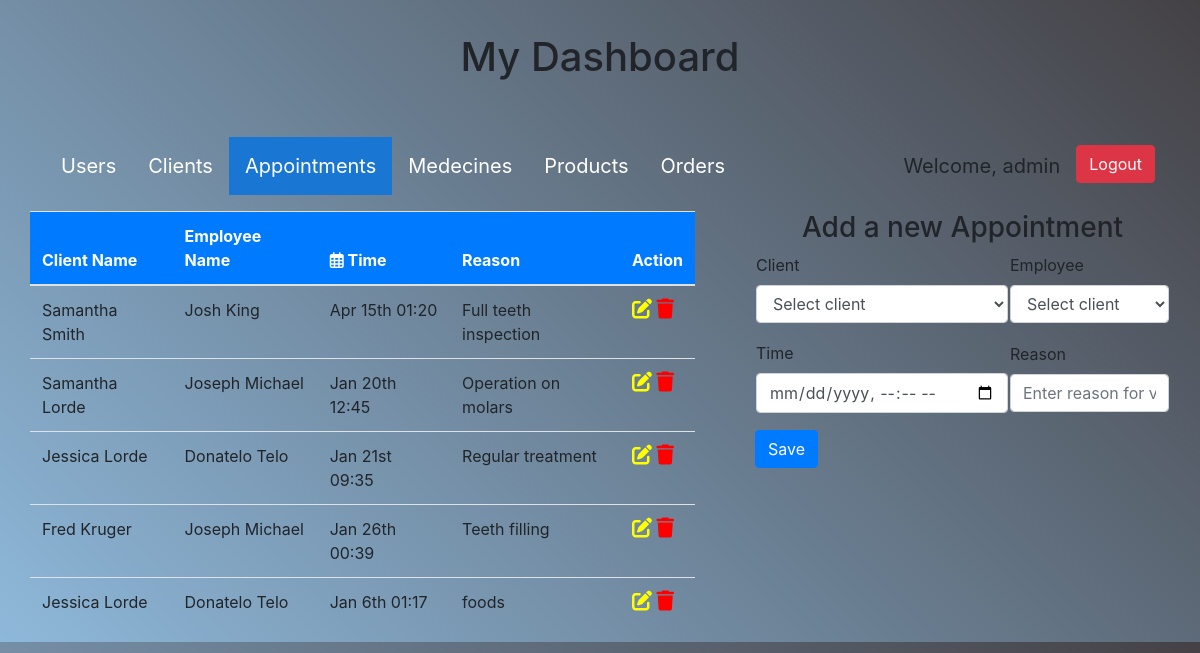
Screenshot of /clinic_php/appointments.php (signed in) with the database file from the repository.
### tables this page shows
CREATE TABLE `appointments` (
  `appointment_id` int(11) NOT NULL,
  `client_id` int(11) NOT NULL,
  `time` datetime NOT NULL,
  `user_id` int(11) NOT NULL,
  `action` varchar(100) NOT NULL
);

### clinic_php/appointments.php (the view, shortened to what this page needs)
<?php
include "config.php";
$client_id = 0;
$user_id = 0;
$action = "";
$edit = false;
$result = $con->query("SELECT appointment_id, CONCAT(c.first_name, ' ', c.last_name) as 'client_name',
CONCAT(e.first_name, ' ', e.last_name) as 'employee_name', DATE_FORMAT(a.time, '%b %D %H:%i') as time, a.action
FROM `appointments` a
JOIN employees e ON e.user_id = a.user_id
JOIN clients c ON c.client_id = a.client_id
ORDER BY time;") or die($con->error);
?>
<!doctype html>
<html>
   <head>
      <link rel="stylesheet" href="styles.css?v=<?php echo time(); ?>">
      <link href="https://maxcdn.bootstrapcdn.com/bootstrap/4.0.0-beta/css/bootstrap.min.css" rel="stylesheet"/>
   </head>
   <body>
      <div class="container">
         <center>
            <h1 style="margin-top: 3%;">My Dashboard</h1>
         </center>
         <ul style="margin-top:5%;">
            <li <?php if ($_SESSION['role'] == 'dentist' || $_SESSION['role'] == 'nurse' ):?> hidden<?php endif ?>><a href="admin.php">Users</a></li>
            <li <?php if ($_SESSION['role'] == 'dentist' || $_SESSION['role'] == 'nurse' ):?> hidden<?php endif ?>><a href="clients.php">Clients</a></li>
            <li><a href="appointments.php" class="active">Appointments</a></li>
            <li><a href="medecines.php">Medecines</a></li>
            <li <?php if ($_SESSION['role'] == 'dentist' || $_SESSION['role'] == 'nurse' ):?> hidden<?php endif ?>><a href="products.php">Products</a></li>
            <li <?php if ($_SESSION['role'] == 'dentist' || $_SESSION['role'] == 'nurse' ):?> hidden<?php endif ?>><a href="orders.php">Orders</a></li>
            <li style="float:right">
               <form method='post' action=""><input style="margin-top:10%;" type="submit" value="Logout" name="logout" class="btn btn-danger"></form>
            </li>
            <li style="float:right"><a style="pointer-events: none;">Welcome, <?php print ($_SESSION['username'])?></a></li>
         </ul>
         <div class="row">
            <div class="col-sm-7">
               <div class="row" justify-content-center>
                  <table class="table">
                     <thead>
                        <tr class="bg-primary" style="color: white;">
                           <th>Client Name</th>
                           <th>Employee Name</th>
                           <th><i class='far fa-calendar-alt'></i> Time</th>
                           <th>Reason</th>
                           <th colspan="2" <?php if ($_SESSION['role'] == 'nurse'):?> hidden<?php endif ?>>Action</th>
                        </tr>
                     </thead>
                     <?php
                        while ($row = $result->fetch_assoc()):?>
                     <tr>
                        <td><?php echo $row['client_name']; ?></td>
                        <td><?php echo $row['employee_name']; ?></td>
                        <td><?php echo $row['time']; ?></td>
                        <td><?php echo $row['action']; ?></td>
                        <td <?php if ($_SESSION['role'] == 'nurse'):?> hidden<?php endif ?>>
                           <a href="appointments.php?edit=<?php echo $row['appointment_id']; ?>"><i class='fas fa-edit' style='font-size:20px;color:yellow'></i></a>
                           <a href="appointments.php?delete=<?php echo $row['appointment_id']; ?>"><i class='fas fa-trash' style='font-size:20px;color:red'></i></a>
                        </td>
                     </tr>
                     <?php endwhile; ?>
                  </table>
               </div>
            </div>
            <div class="col-sm-5" style="padding-left: 75px;" <?php if ($_SESSION['role'] == 'nurse'):?> hidden<?php endif ?>>
               <div class="row justify-content-center">
                  <?php
                     if($edit == true):
                     ?>
                  <h3>Update existing client</h3>
                  <?php else: ?>
                  <h3>Add a new Appointment</h3>
                  <?php endif ?>
                  <form action="" method="POST">
                     <table>
                        <tr>
                           <td>
                              <div class="form-group">
                                 <label>Client</label>
                                 <select name="client_id" class="form-control" required>
                                 <?php
                                    if($edit == true):
                                    ?><option value="<?php echo $client_id; ?>" selected><?php echo $client_id.'-->'.$client_name; ?></option>
                                    <?php else:?>
                                    <option value="" disabled selected>Select client</option>
                                    <?php endif ?>
                                 </select>
                              </div>
                           </td>
                           <td>
                              <div class="form-group">
                                 <label>Employee</label>
                                 <select name="user_id" class="form-control" required>
                                 <?php
                                 if($edit == true):
                                    ?><option value="<?php echo $user_id; ?>" selected><?php echo $user_id.'-->'.$employee_name; ?></option>
                                    <?php else:?>
                                    <option value="" disabled selected>Select client</option>
                                    <?php endif ?>
                                 </select>
                              </div>
                           </td>
                        </tr>
                        <tr>
                           <td>
                           <div class="form-group">
                           <label>Time</label>
                           <input class="form-control" type="datetime-local" name="time"
                              value="<?php echo $time; ?>"
                              placeholder="yyyy/mm/dd" required>
                           </div>
                           </td>
                           <td>
                            <div class="form-group">
                            <label>Reason</label>
                            <input class="form-control" type="text" name="action"
                            value="<?php echo $action; ?>"
                            placeholder="Enter reason for visit" required>
                            </div>
                        </td>
                        </tr>
                     </table>
                     <div class="form-group">
                     <?php
                        if($edit == true):
                        ?>
                     <button class="btn btn-info" type="submit" name="update">Update</button>
                     <?php else: ?>
                     <button class="btn btn-primary" type="submit" name="save">Save</button>
                     <?php endif ?>
                     </div>
                  </form>
                  </div>
               </div>
            </div>
         </div>
   </body>
</html>

### clinic_php/styles.css (style rules this page uses)
.container { width: 40%; margin: 0 auto; }
ul { list-style-type: none; margin: 0; padding: 0; overflow: hidden; }
li { float: left; }
li a { display: block; color: white; text-align: center; padding: 14px 16px; text-decoration: none; font-size: 20px; }
.active { background-color: #1976D2; color: white; }
.container { position: relative; z-index: 1; max-width: 300px; margin: 0 auto; }
body { background-image: linear-gradient(45deg, #8eb8da, #444145); font-family: "Roboto", sans-serif; -webkit-font-smoothing: antialiased; -moz-osx-font-smoothing: grayscale; }

### rows the page displays
appointments: client_name "Samantha Smith", employee_name "Josh King", time "Apr 15th 01:20", action "Full teeth inspection"
appointments: client_name "Samantha Lorde", employee_name "Joseph Michael", time "Jan 20th 12:45", action "Operation on molars"
appointments: client_name "Jessica Lorde", employee_name "Donatelo Telo", time "Jan 21st 09:35", action "Regular treatment"
appointments: client_name "Fred Kruger", employee_name "Joseph Michael", time "Jan 26th 00:39", action "Teeth filling"
appointments: client_name "Jessica Lorde", employee_name "Donatelo Telo", time "Jan 6th 01:17", action "foods"

### other values shown
$_SESSION['username'] "admin"
